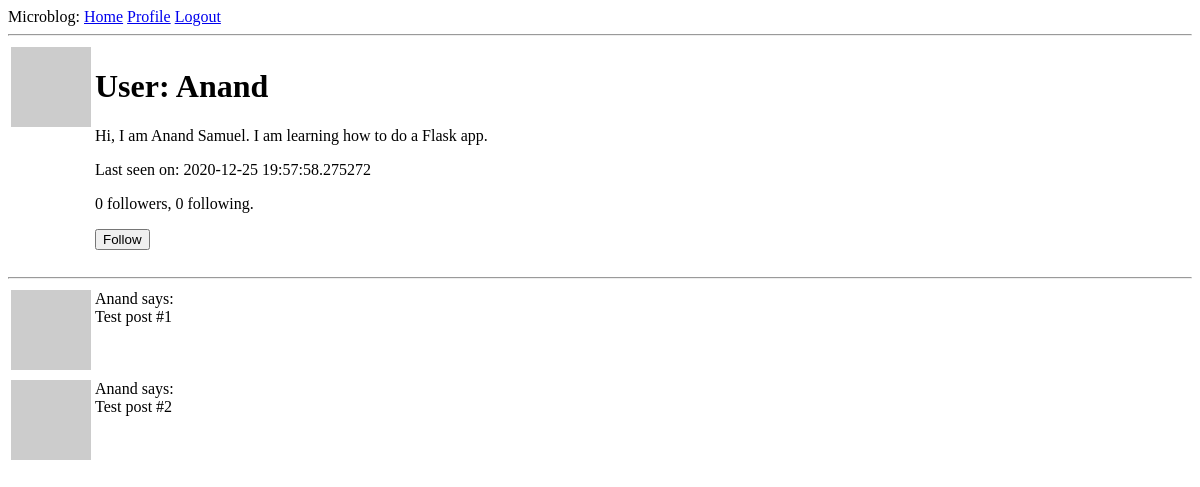
Page /user/Anand (signed in) on the earlier database version.
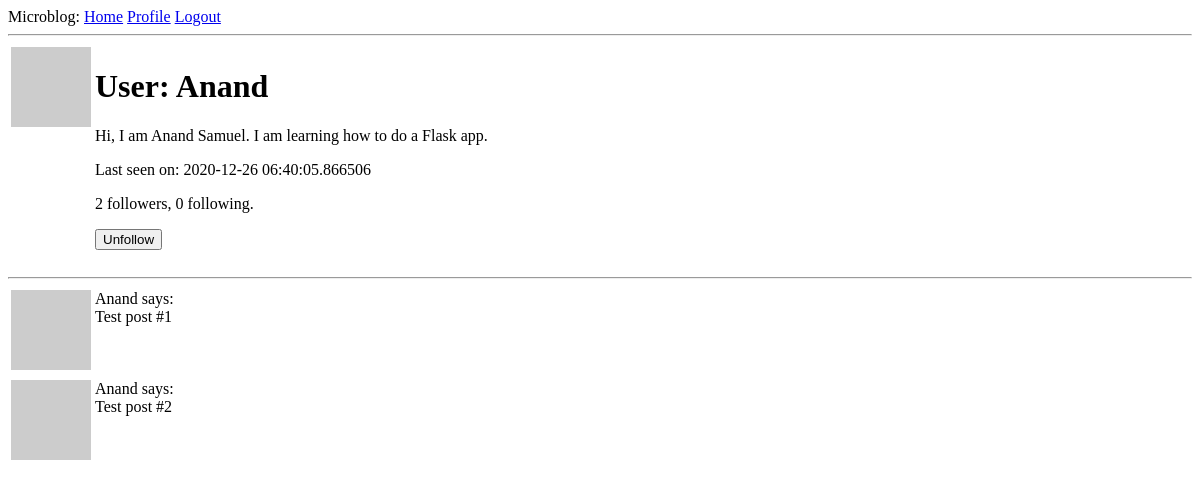
Same page on the later database version.
### application/models.py (models this page shows, shortened)
class User(UserMixin, db.Model):
    id = db.Column(
        db.Integer,
        primary_key = True
    )
    username = db.Column(
        db.String(120),
        index=True,
        unique=True
    )
    email = db.Column(
        db.String(120),
        index=True,
        unique=True
    )
    password_hash = db.Column(
        db.String(128)
    )
    posts = db.relationship(
        'Post',
        backref = 'author',
        lazy = 'dynamic'
    )
    about_me = db.Column(
        db.String(140)
    )
    last_seen = db.Column(
        db.DateTime,
        default=datetime.utcnow
    )
    followed = db.relationship(
        'User',
        secondary='followers',
        primaryjoin=(
            followers.c.follower_id == id
        ),
        secondaryjoin=(
            followers.c.followed_id == id
        ),
        backref=(
            db.backref(
                'followers',
                lazy='dynamic'
            )
        ),
        lazy='dynamic'
    )
    def avatar(self, size):
        digest = md5(self.email.lower().encode('utf-8')).hexdigest()
        return 'https://www.gravatar.com/avatar/{}?d=identicon&s={}'.format(digest,size)
    def is_following(self, user):
        return self.followed.filter(
            followers.c.followed_id == user.id
        ).count() > 0

### application/routes.py (the view)
@app.route('/user/<username>')
@login_required
def user(username):
    user = User.query.filter_by(username=username).first_or_404()
    posts = [
        {
            'author': user,
            'body': 'Test post #1'
        },
        {
            'author': user,
            'body': 'Test post #2'
        }
    ]
    form = EmptyForm()
    return render_template('user.html', user=user, posts=posts, form=form)

### application/forms.py
class EmptyForm(FlaskForm):
    submit = SubmitField('Submit')

### application/models.py (called while the page is built)
@login.user_loader
def load_user(id):
    return User.query.get(int(id))

### application/routes.py (called while the page is built)
@app.before_request
def before_request():
    if current_user.is_authenticated:
        current_user.last_seen = datetime.utcnow()
        db.session.commit()

### application/templates/user.html (shortened to what this page needs)
{% extends 'base.html' %}
{% block app_content %}
    <table>
        <tr valign="top">
            <td>
                <img src="{{ user.avatar(128) }}">
            </td>
            <td>
                <h1>
                    User: {{ user.username }}
                </h1>
                {% if user.about_me %}
                    <p>
                        {{ user.about_me }}
                    </p>
                {% endif %}
                {% if user.last_seen %}
                    <p>
                        Last seen on: {{ user.last_seen }}
                    </p>
                {% endif %}
                <p>
                    {{ user.followers.count() }} followers, {{ user.followed.count() }} following.
                </p>
                {% if user == current_user %}
                    <p>
                        <a href="{{ url_for('edit_profile') }}">Edit your profile</a>
                    </p>
                {% elif not current_user.is_following(user) %}
                    <p>
                        <form action="{{ url_for('follow', username=user.username) }}" method="POST">
                            {{ form.submit(value="Follow") }}
                        </form>
                    </p>
                {% else %}
                    <p>
                        <form action="{{ url_for('unfollow', username=user.username) }}" method="POST">
                            {{ form.submit(value="Unfollow") }}
                        </form>
                    </p>
                {% endif %}
            </td>
        </tr>
    </table>
    <hr>
    {% for post in posts %}
        {% include '_post.html' %}
    {% endfor %}
{% endblock app_content %}

### application/templates/base.html (shortened to what this page needs)
<!DOCTYPE html>
<html>
    <head>
    </head>
    <body>
        <div>
            Microblog:
            <a href="{{ url_for('index') }}" >Home</a>
            {% if current_user.is_anonymous %}
                <a href="{{ url_for('login') }}">Login</a>
            {% else %}
                <a href="{{ url_for('user', username=current_user.username) }}">Profile</a>
                <a href="{{ url_for('logout') }}">Logout</a>
            {% endif %}
        </div>
        <hr>
        {% block app_content %}
        {% endblock app_content %}
    </body>
</html>

### application/templates/_post.html
<table>
    <tr valign="top">
        <td>
            <img src="{{ post.author.avatar(36) }}">
        </td>
        <td>
            {{ post.author.username }} says: <br> {{ post.body }}
        </td>
    </tr>
</table>

Differences in the rows shown:
changed User "Anand": last_seen "2020-12-25 19:57:58.275272" → "2020-12-26 06:40:05.866506"
Other differences:
{{ user.followers.count() }}: "0" → "2"
form field submit: (not shown) → "Unfollow"
form field submit: "Follow" → (not shown)
